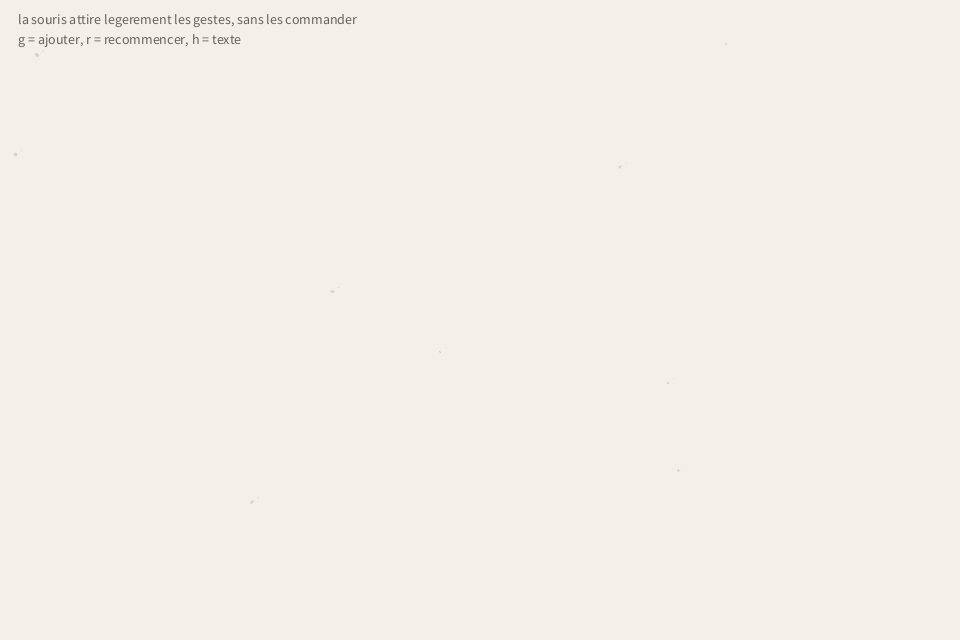
Frame 1 (no input)
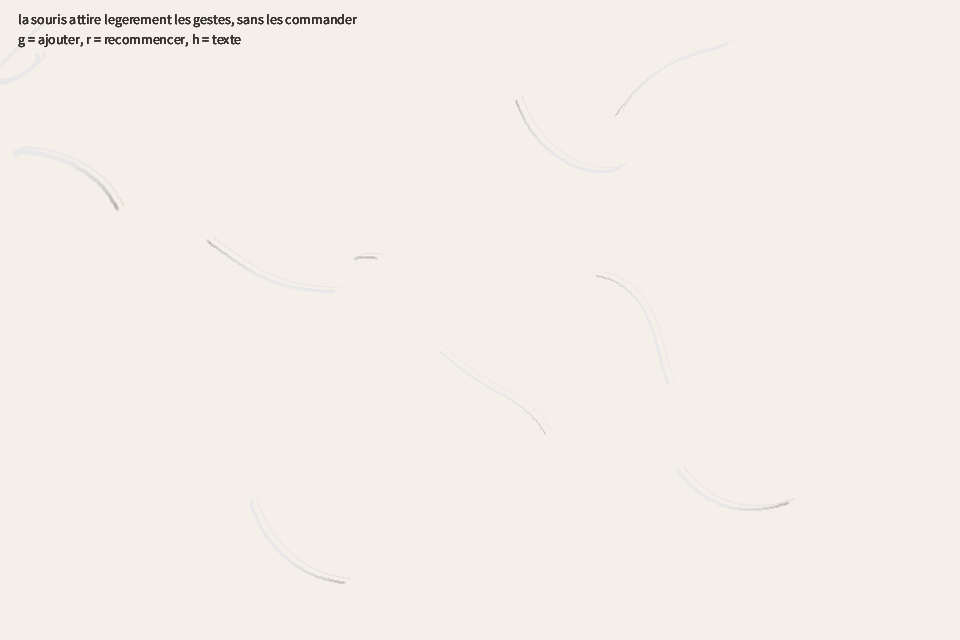
Frame 60 (the mouse pressed at the canvas centre just before this capture)
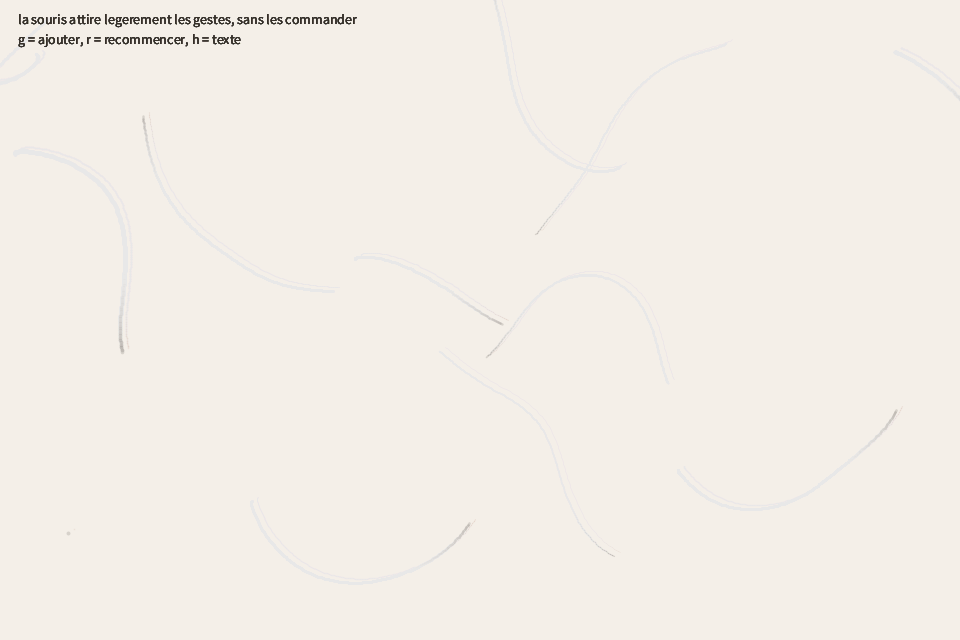
Frame 120 (the mouse held since frame 60 and released just before this capture)

The Processing sketch that drew these frames (run headless with seeded random() and noise(); from frame 60 on, the mouse is pressed at the canvas centre):

// Processing sketch: 04_ghost_gesture
// ── 04_ghost_gesture.pde
// 04_ghost_gesture
// Des gestes fantomes apparaissent et disparaissent.
// La souris influe leur direction sans les controler totalement.

ArrayList<GhostBrush> ghosts = new ArrayList<GhostBrush>();
boolean ghostShowText = true;

void settings() {
  size(960, 640);
  smooth(8);
}

void setup() {
  frameRate(60);
  resetGhosts(10);
  background(244, 239, 232);
}

void draw() {
  noStroke();
  fill(244, 239, 232, 16);
  rect(0, 0, width, height);

  for (GhostBrush ghost : ghosts) {
    ghost.update();
    ghost.display();
  }

  if (ghostShowText) {
    fill(45, 39, 33, 180);
    textSize(14);
    text("la souris attire legerement les gestes, sans les commander", 18, 24);
    text("g = ajouter, r = recommencer, h = texte", 18, 44);
  }
}

void resetGhosts(int amount) {
  ghosts.clear();
  for (int i = 0; i < amount; i++) {
    ghosts.add(new GhostBrush());
  }
}

void keyPressed() {
  if (key == 'g' || key == 'G') {
    ghosts.add(new GhostBrush());
  } else if (key == 'r' || key == 'R') {
    background(244, 239, 232);
    resetGhosts(10);
  } else if (key == 'h' || key == 'H') {
    ghostShowText = !ghostShowText;
  }
}

class GhostBrush {
  PVector pos;
  PVector prev;
  PVector vel;
  float life;
  float seed;
  float weight;

  GhostBrush() {
    respawn();
  }

  void respawn() {
    pos = new PVector(random(width), random(height));
    prev = pos.copy();
    vel = PVector.random2D().mult(random(0.2, 1.4));
    life = random(220, 420);
    seed = random(1000);
    weight = random(1.2, 4.2);
  }

  void update() {
    prev.set(pos);

    float angle = noise(seed, frameCount * 0.004) * TWO_PI * 2.0;
    PVector drift = new PVector(cos(angle), sin(angle));
    drift.mult(0.18);
    vel.add(drift);

    PVector mouseInfluence = new PVector(mouseX - pos.x, mouseY - pos.y);
    float mouseDistance = max(40, mouseInfluence.mag());
    mouseInfluence.normalize();
    mouseInfluence.mult(1.8 / mouseDistance);
    vel.add(mouseInfluence);

    vel.limit(2.4);
    pos.add(vel);

    if (pos.x < -40 || pos.x > width + 40 || pos.y < -40 || pos.y > height + 40) {
      respawn();
    }

    life -= 1.0;
    if (life <= 0) {
      respawn();
    }
  }

  void display() {
    stroke(76, 69, 63, 44);
    strokeWeight(weight);
    line(prev.x, prev.y, pos.x, pos.y);

    stroke(171, 111, 92, 28);
    strokeWeight(weight * 0.45);
    line(prev.x + 6, prev.y - 4, pos.x + 6, pos.y - 4);
  }
}
